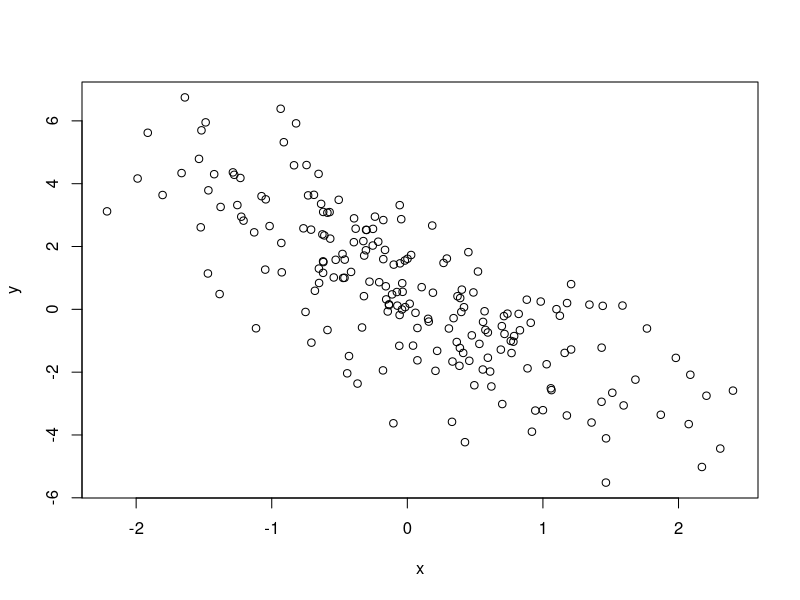

The R source for this figure:
## ---- chunk 1
knitr::opts_knit$set(root.dir = '../datasets')
## ---- chunk 2
set.seed(1)
n <- 200
x <- rnorm(n)
mu <- 0.5 - 2 * x + 0.05 * x^2
y <- rnorm(n, mu, sd = 1.5)
plot(y ~ x)
## ---- chunk 3
mod_null <- lm(y ~ 1)
## ---- chunk 4
mod_simple <- lm(y ~ x)
## ---- chunk 5
mod_quad <- lm(y ~ x + I(x^2))
## ---- chunk 6
D0 <- deviance(mod_simple)
D0
## ---- chunk 7
D1 <- deviance(mod_quad)
D1
## ---- chunk 8
(D0 - D1)/(D1 / 197)
## ---- chunk 9
qf(0.95, 1, 197)
## ---- chunk 10
anova(mod_simple, mod_quad)
## ---- chunk 11
anova(mod_quad)
## ---- chunk 12
100 * (log(D0) - log(D1))
## ---- chunk 13
qchisq(0.95, 1)
## ---- chunk 14
summary(mod_quad)
## ---- chunk 15
anova(mod_null, mod_simple)
## ---- chunk 16
mod_null <- lm(y ~ 1)
## ---- chunk 17
mod_simple <- lm(y ~ x)
## ---- chunk 18
mod_quad <- lm(y ~ x + I(x^2))
